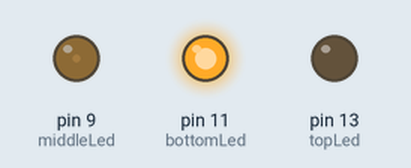
Simulated run of this sketch. Board: Arduino Uno, built with avr-gcc and run on an emulated ATmega328P. On the bench: output pins drawn as LEDs (lit = HIGH).

Above: at 0.15 s.
At 4.81 s:
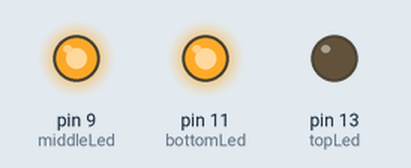
At 9.8 s:
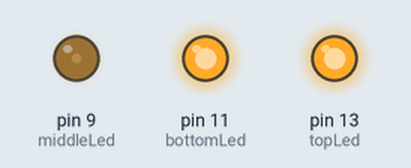
At 19.73 s:
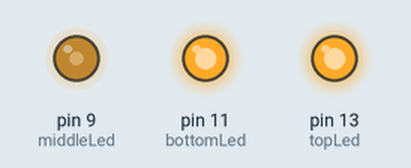
At 29.72 s:
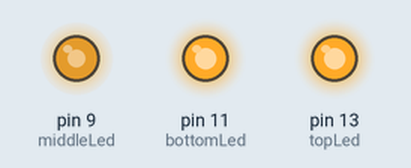
At 39.65 s:
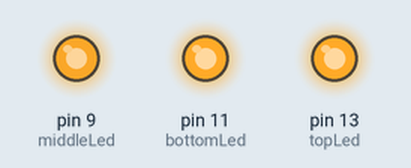
Timing chart, 0 to 40.0 s (numbered marks = the images above):
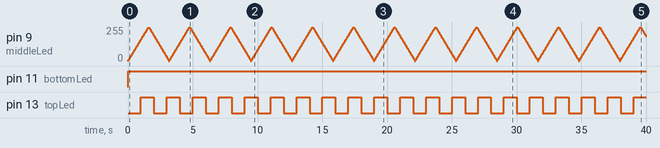

The sketch:

lighthouse.ino
```cpp
// Lighthouse sketch for 3D printed lighthouse project
// By Anton
// Project found at https://www.hackster.io/gr1m/lighthouse-3d-print-arduino-c46899

int topLed = 13;
int middleLed = 9;
int bottomLed = 11;
int brightness = 0;
int fadeAmount = 5;
int value1 = LOW;
int value2 = HIGH;

long time1 = millis();
long time2 = millis();
long interval1 = 1000;
long interval2 = 30;

void setup() {
  pinMode(topLed, OUTPUT);
  pinMode(middleLed, OUTPUT);
  pinMode(bottomLed, OUTPUT);
}

// Control LEDs
void loop() {
  unsigned long m = millis();

  analogWrite(middleLed, brightness);
  digitalWrite(bottomLed, value2);

  // blink the RED led
  if (m - time1 > interval1) {
    time1 = m;

    if (value1 == LOW) {
      value1 = HIGH;
    } else {
      value1 = LOW;
    }
  }

  // Fade the middle light
  if (m - time2 > interval2) {
    time2 = m;
    brightness = brightness + fadeAmount;
    if (brightness == 0 || brightness == 255) {
      fadeAmount = -fadeAmount;
    }
  }

  digitalWrite(topLed, value1);
}
```

Measured:
- by itself, pin 11 (bottomLed): LOW → HIGH at 0.00 s
- by itself, pin 13 (topLed): alternates HIGH for 1.0 s and LOW for 1.0 s
